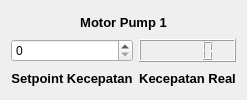
              <widget class="QWidget" name="tab_24">
               <attribute name="title">
                <string>Motor Pump 1</string>
               </attribute>
               <layout class="QGridLayout" name="gridLayout_21">
                <item row="0" column="0" colspan="2">
                 <widget class="QLabel" name="label_81">
                  <property name="sizePolicy">
                   <sizepolicy hsizetype="Minimum" vsizetype="Preferred">
                    <horstretch>0</horstretch>
                    <verstretch>0</verstretch>
                   </sizepolicy>
                  </property>
                  <property name="font">
                   <font>
                    <pointsize>10</pointsize>
                    <bold>true</bold>
                   </font>
                  </property>
                  <property name="text">
                   <string>Motor Pump 1</string>
                  </property>
                  <property name="alignment">
                   <set>Qt::AlignCenter</set>
                  </property>
                 </widget>
                </item>
                <item row="1" column="0">
                 <widget class="QSpinBox" name="setpointMotorPump1"/>
                </item>
                <item row="1" column="1">
                 <widget class="QLCDNumber" name="realMotorPump1"/>
                </item>
                <item row="2" column="0">
                 <widget class="QLabel" name="label_82">
                  <property name="font">
                   <font>
                    <pointsize>10</pointsize>
                    <bold>true</bold>
                   </font>
                  </property>
                  <property name="text">
                   <string>Setpoint Kecepatan</string>
                  </property>
                  <property name="alignment">
                   <set>Qt::AlignCenter</set>
                  </property>
                 </widget>
                </item>
                <item row="2" column="1">
                 <widget class="QLabel" name="label_80">
                  <property name="font">
                   <font>
                    <pointsize>10</pointsize>
                    <bold>true</bold>
                   </font>
                  </property>
                  <property name="text">
                   <string>Kecepatan Real</string>
                  </property>
                  <property name="alignment">
                   <set>Qt::AlignCenter</set>
                  </property>
                 </widget>
                </item>
               </layout>
              </widget>
